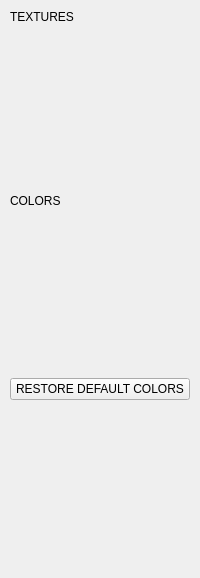
            <widget class="QWidget" name="ssTabRessource">
             <property name="statusTip">
              <string>Score resources|These two lists allow you to add external files (image file for triggers appearance or score background) or to create a color palette for your score. Each resource is identified by a unique string. Once edited, your new resources will be available in the first tab if you want to apply them on objects.</string>
             </property>
             <attribute name="title">
              <string>RESOURCES</string>
             </attribute>
             <layout class="QVBoxLayout" name="verticalLayout_14">
              <property name="spacing">
               <number>10</number>
              </property>
              <property name="leftMargin">
               <number>10</number>
              </property>
              <property name="topMargin">
               <number>10</number>
              </property>
              <property name="rightMargin">
               <number>10</number>
              </property>
              <property name="bottomMargin">
               <number>10</number>
              </property>
              <item>
               <widget class="QLabel" name="ressourcesTexturesLabel">
                <property name="text">
                 <string>TEXTURES</string>
                </property>
               </widget>
              </item>
              <item>
               <widget class="UiTreeView" name="ressourcesTextures" native="true">
                <property name="minimumSize">
                 <size>
                  <width>0</width>
                  <height>150</height>
                 </size>
                </property>
                <property name="toolTip">
                 <string>Loads/initializes textures (images) for the current score</string>
                </property>
               </widget>
              </item>
              <item>
               <widget class="QLabel" name="ressourcesColorsLabel">
                <property name="text">
                 <string>COLORS</string>
                </property>
               </widget>
              </item>
              <item>
               <widget class="UiTreeView" name="ressourcesColors" native="true">
                <property name="minimumSize">
                 <size>
                  <width>0</width>
                  <height>150</height>
                 </size>
                </property>
                <property name="toolTip">
                 <string>Loads/initializes global colors (color palette) for the current score</string>
                </property>
               </widget>
              </item>
              <item>
               <widget class="QPushButton" name="colorsRestoreDefaults">
                <property name="text">
                 <string>RESTORE DEFAULT COLORS</string>
                </property>
                <property name="toolTip">
                 <string>Resets all colors (including the interface accent) to their default values</string>
                </property>
               </widget>
              </item>
              <item>
               <spacer name="verticalSpacer_5">
                <property name="orientation">
                 <enum>Qt::Vertical</enum>
                </property>
                <property name="sizeHint" stdset="0">
                 <size>
                  <width>20</width>
                  <height>168</height>
                 </size>
                </property>
               </spacer>
              </item>
             </layout>
            </widget>
